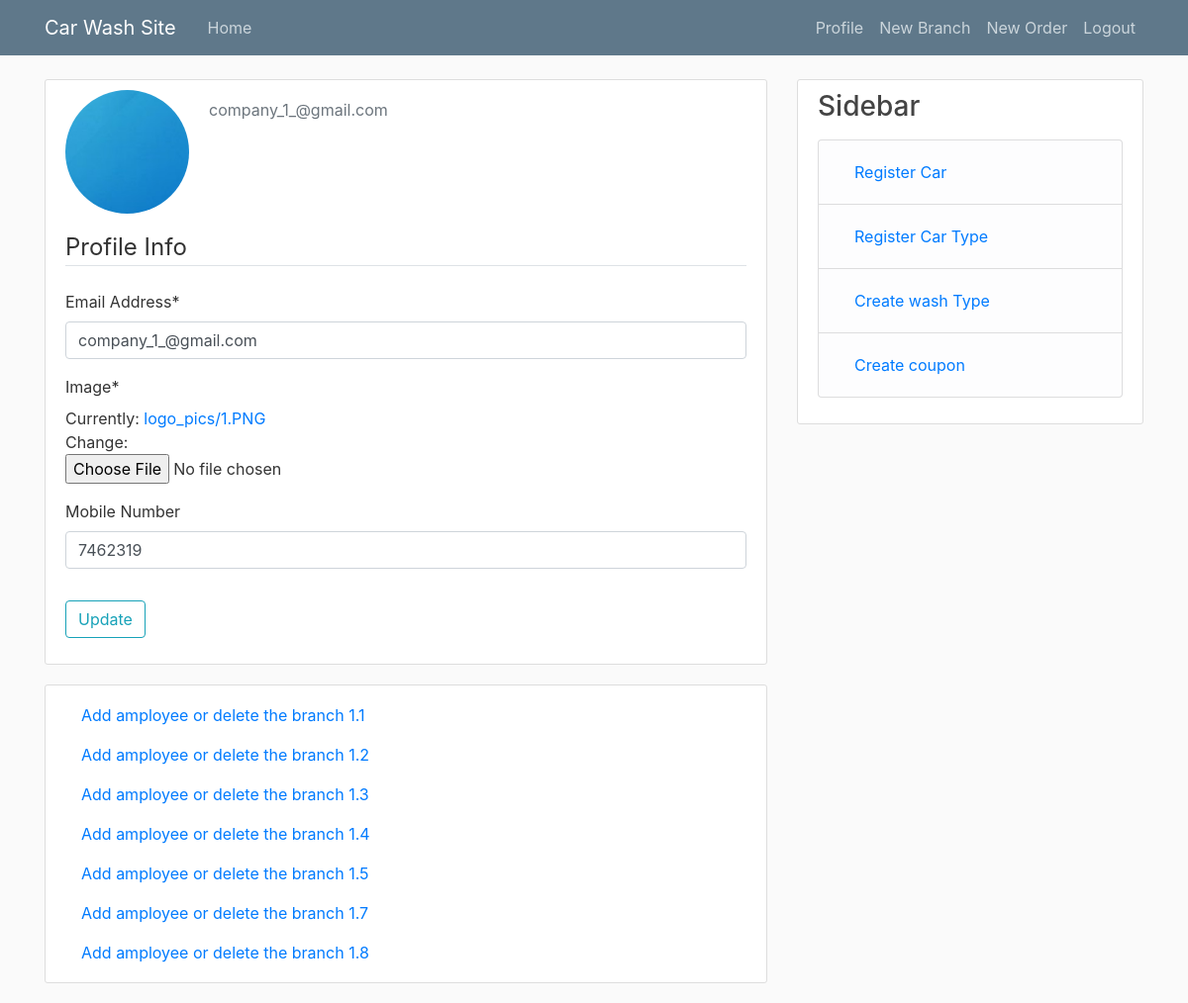
Screenshot of /company/profile/ (signed in) with the database file from the repository.
### user/models.py (models this page shows, shortened)
class User(AbstractUser):
    username = None
    email = models.EmailField(_('Email Address'), unique=True)
    class Status(IntegerChoices):
        company = 1, _("Company")
        employee = 2, _("Employee")
    status = models.PositiveSmallIntegerField(choices=Status.choices, default=Status.company)
    objects = UserManager()
    USERNAME_FIELD = 'email'
    REQUIRED_FIELDS = []

### car_wash_app/models.py (models this page shows, shortened)
class CompanyProfile(models.Model):
    company = models.OneToOneField(
        User,
        on_delete=models.CASCADE,
        verbose_name=_("Company"),
        related_name="company",
    )
    name = models.CharField(max_length=100, verbose_name=_("Company Name"), null=True, blank=True)
    image = models.ImageField(default="default_logo.jpg", upload_to="logo_pics", verbose_name=_("Image"))
    mobile_number = models.CharField(
        max_length=20,
        verbose_name=_("Mobile Number"),
        null=True,
        blank=True,
    )

class Branch(models.Model):
    company = models.ForeignKey(
        CompanyProfile,
        on_delete=models.CASCADE,
        verbose_name=_("Company"),
        related_name="branch",
    )
    title = models.CharField(max_length=255, verbose_name=_('Branch'))
    location = models.OneToOneField(Location, on_delete=models.PROTECT, verbose_name=_("Location"))
    description = models.TextField(verbose_name=_("Description"))
    image = models.ImageField(null=True, blank=True, upload_to="pictures", verbose_name=_("Image"))
    class Meta:
        verbose_name = _('Branch')
        verbose_name_plural = _('Branches')

### car_wash_app/views.py (the view, shortened to what this page needs)
# urls.py: path("company/profile/", user_views.profile, name="profile"),
@login_required
def profile(request: WSGIRequest) -> HttpResponse:
    company = request.user.company
    branches = company.branch.all()
    user_update_form = UserUpdateForm(instance=request.user)
    profile_update_form = ProfileUpdateForm(instance=request.user.company)
    context = {
        "user_update_form": user_update_form,
        "profile_update_form": profile_update_form,
        "branches": branches,
    }
    return render(request, "car_wash_app/profile.html", context)

### car_wash_app/forms.py
class UserUpdateForm(forms.ModelForm):
    class Meta:
        model = User
        fields = ["email"]

class ProfileUpdateForm(forms.ModelForm):
    class Meta:
        model = CompanyProfile
        fields = ["image", "mobile_number"]

### car_wash_app/templates/car_wash_app/profile.html (shortened to what this page needs)
{% extends "car_wash_app/base.html" %}
{% load crispy_forms_tags %}
{% block content %}
  <div class="content-section">
    <div class="media">
      <img class="rounded-circle account-img" src="{{user.company.image.url}}">
      <div class="media-body">
        <p class="text-secondary">{{ user.email }}</p>
      </div>
    </div>
    <form method = "POST", enctype="multipart/form-data">
      <fieldset class = "form-group">
          <legend class = "border-bottom mb-4"> Profile Info</legend>
          {{user_update_form|crispy}}
          {{profile_update_form|crispy}}
      </fieldset>
      <div class = "form-group">
          <button class = "btn btn-outline-info" type = "submit"> Update </button>
      </div>
    </form>
  </div>
  <div class="content-section">
    {% for branch in branches %}
     <a class="nav-item nav-link" href="{% url 'employee-register' branch.id %}"> Add amployee or delete the {{branch.title}}</a>
    {% endfor %}
  </div>
{% endblock content%}

### car_wash_app/static/car_wash_app/main.css (style rules this page uses)
body { background: #fafafa; color: #333333; margin-top: 5rem; }
.content-section { background: #ffffff; padding: 10px 20px; border: 1px solid #dddddd; border-radius: 3px; margin-bottom: 20px; }
.account-img { height: 125px; width: 125px; margin-right: 20px; margin-bottom: 16px; }

### rows the page displays
User: company.image (picture), email "company_1_@gmail.com"
CompanyProfile: mobile_number "7462319"
Branch: title "branch 1.1"
Branch: title "branch 1.2"
Branch: title "branch 1.3"
Branch: title "branch 1.4"
Branch: title "branch 1.5"
Branch: title "branch 1.7"
Branch: title "branch 1.8"
